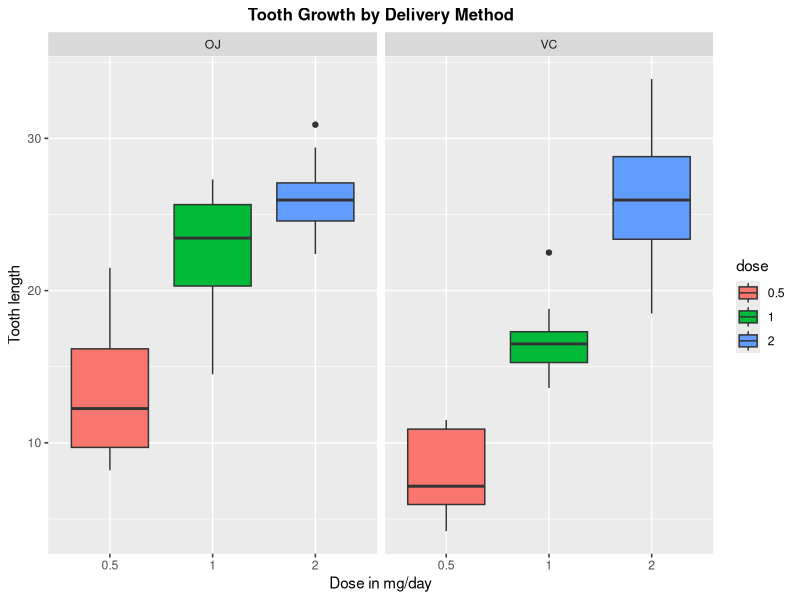

Recreate this plot in R.
## ---- chunk 1
library(ggplot2)
data("ToothGrowth")     # load the data set

# Summary of the data set
summary(ToothGrowth)

## ---- chunk 2
# Views data set structure
str(ToothGrowth)

## ---- chunk 3
ToothGrowth$dose <- as.factor(ToothGrowth$dose)

ggplot(data = ToothGrowth, aes(x = dose, y = len)) +
        geom_boxplot(aes(fill = dose)) +
        facet_grid( . ~ supp) +
        ggtitle(label = "Tooth Growth by Delivery Method") +
        theme(plot.title = element_text(size = 12, hjust = 0.5, face = "bold")) +
        xlab("Dose in mg/day") +
        ylab("Tooth length")
## ---- chunk 4
ttest_all <- t.test(data = ToothGrowth, len~supp)$p.value

dose_0.5 <- subset(ToothGrowth, dose == 0.5)
ttest_0.5mg <- t.test(data = dose_0.5, len~supp)$p.value

dose_1 <- subset(ToothGrowth, dose == 1)
ttest_1mg <- t.test(data = dose_1, len~supp)$p.value

dose_2 <- subset(ToothGrowth, dose == 2)
ttest_2mg <- t.test(data = dose_2, len~supp)$p.value

rbind(ttest_all, ttest_0.5mg, ttest_1mg, ttest_2mg)
## ---- chunk 5
# for dose 0.5 and 1.0 mg/day
dose_1 <- subset(ToothGrowth, ToothGrowth$dose %in% c(0.5,1.0))
ttest_dose1 <- t.test(data = dose_1, len~dose)$p.value

# for dose 0.5 and 2.0 mg/day
dose_2 <- subset(ToothGrowth, ToothGrowth$dose %in% c(0.5,2.0))
ttest_dose2 <- t.test(data = dose_2, len~dose)$p.value

# for dose 1.0 and 2.0 mg/day
dose_3 <- subset(ToothGrowth, ToothGrowth$dose %in% c(1.0,2.0))
ttest_dose3 <- t.test(data = dose_3, len~dose)$p.value

rbind(ttest_dose1, ttest_dose2, ttest_dose3)
